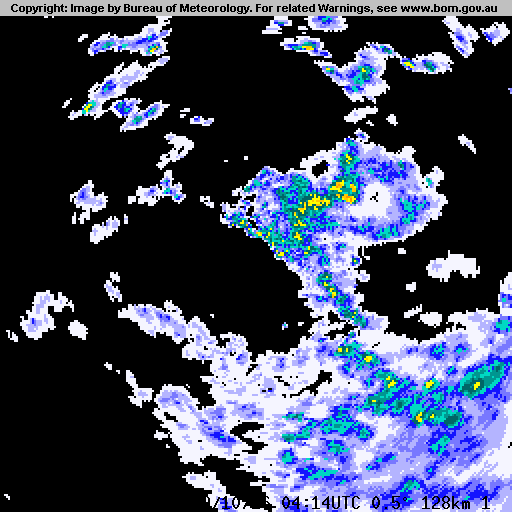
#> input picture frames/IDR083.T.202610190414.png, 512 x 512 px; its folder holds only this picture in this run
$ python -i audit-aura-gympie-st0027-doppler.py   (imports and definitions only)
#> lines starting #> are read from the running program, lines starting #| are printed output that depends on the picture
#!/usr/bin/env python3
"""Research-only Level-1 radial-velocity assessment around historic ST0027.

Actual radar gates from NCI AURA 8_20251124.pvol.zip, not web-image colours.
No velocity dealiasing or tornado declaration. Apply reflectivity QC (>=20dBZ)
and radar gate proximity to two flagged shape centres. Do not mix elevations.
"""
from __future__ import annotations
import csv
import json
import math
import sys
from pathlib import Path

import h5py
import numpy as np
from PIL import Image, ImageDraw

# Source data and coordinate conventions follow existing measured AURA scripts.
# [1 line that did not run here, left out]
# [1 line that did not run here, left out]
# [1 line that did not run here, left out]
# [1 line that did not run here, left out]

RADAR_LAT = -25.95733
RADAR_LON = 152.57692
# ST0027 two consecutive experimental *reflectivity-shape* detections, not
# a verified mesocyclone or confirmed tornado. AEST 16:00 and 16:05.
CANDIDATES = {
    "20251124_060000": (-26.3899658834032, 153.11893430002428),
    "20251124_060500": (-26.33625414630085, 153.11393877652174)
}
MID = ((CANDIDATES["20251124_060000"][0] + CANDIDATES["20251124_060500"][0]) / 2,
       (CANDIDATES["20251124_060000"][1] + CANDIDATES["20251124_060500"][1]) / 2)
VIEW_KM = 13
RADII_KM = [3, 5, 8, 12]
REFLECTIVITY_GATE_MIN = 20.0
SPEED_MIN = 12.0
MAX_DISPLAY_MPS = 55.0

# [161 lines left out: functions xy_km, radar_gate_positions, find_same_sweep, descriptive_velocity, plot_field, evaluate, not called in this run]

def main(src,dst):
    dst.mkdir(parents=True,exist_ok=True)
    paths=sorted(src.glob("8_20251124_*.pvol.h5"))
    if not paths:raise RuntimeError("No real historical HDF5 volumes; cannot assess Doppler")
    rows=[]
    for p in paths:
        key=p.stem.split("_")[-1][:6]
        if "053000" <= key <= "063000":
            result=evaluate(p,dst)
            rows.append(result)
            print("DOPPLER_QC",result["observed_utc"],
                  "5km",json.dumps(result.get("neighbourhoods_km",{}).get("5",{})),
                  "spatial_support",json.dumps(result.get("compact_opposite_sign_support",{})),
                  flush=True)
    selected=[r for r in rows if r.get("shape_candidate_at_this_timestamp")]
    if len(selected)!=2:
        raise RuntimeError("Missing one or more actual timestamp-matched ST0027 scan(s)")
    report={
       "analysis_name":"StormTrackerGympieST0027RawDopplerResearchV1",
       "dataset":"AURA Level 1, Gympie radar 8, 24 Nov 2025",
       "candidate_points":CANDIDATES,
       "minimum_quality_reflectivity_dbz":REFLECTIVITY_GATE_MIN,
       "uncertainty":"No velocity dealiasing, motion subtraction, 3D rotation retrieval, Nyquist instrument validation, or independent tornado ground truth. This is not a BoM warning or 90 km/h gust alert.",
       "interpretation_gate":"Do not infer rotation from maximum speeds or positive/negative gates alone; manually examine co-located radial couplet in multiple scans and elevations.",
       "observed_scans_assessed":len(rows),
       "rows":rows
    }
    (dst/"st0027_doppler_evidence.json").write_text(json.dumps(report,indent=2,default=str)+"\n")
    with (dst/"st0027_doppler_summary.csv").open("w",newline="") as output:
       writer=csv.writer(output)
       writer.writerow(["scan_utc","target_flag","elevation_deg","range_km","5km_valid_gate_count","5km_positive_ge12mps","5km_negative_le-12mps","minimum_sign_distance_km"])
       for x in rows:
          d=x.get("neighbourhoods_km",{}).get("5",{})
          c=x.get("compact_opposite_sign_support",{})
          writer.writerow([x["observed_utc"],x["shape_candidate_at_this_timestamp"],x.get("scan_elevation_deg"),
              x.get("radar_to_centroid_km"),d.get("gates"),d.get("positive_gates"),d.get("negative_gates"),
              c.get("nearest_opposite_sign_km")])
    print("RESEARCH_DOPPLER_COMPLETE",len(rows),"authentic volumes examined, 2 matching experimental reflectivity candidate timestamps",flush=True)

# [4 lines not run here, left out]

>>> import cv2
>>> picture = cv2.imread('../frames/IDR083.T.202610190414.png', cv2.IMREAD_GRAYSCALE)
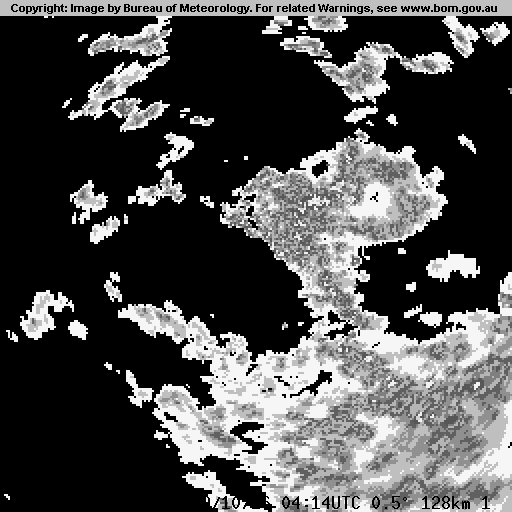
#> picture: shape (512, 512); min 0, max 246, mean 76
>>> result = main(picture, 'out.png')
#> (the run stopped early here; a loop or call above may not have finished)

$ run again, on frames/IDR083.T.202610191144.png
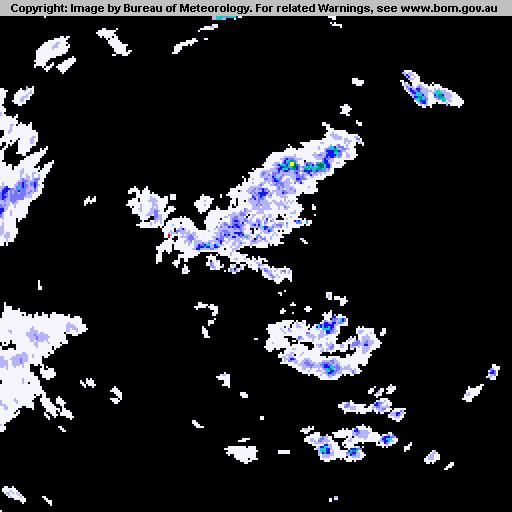
#> input picture frames/IDR083.T.202610191144.png, 512 x 512 px
#> `picture = cv2.imread('../frames/IDR083.T.202610190414.png', cv2.IMREAD..`:
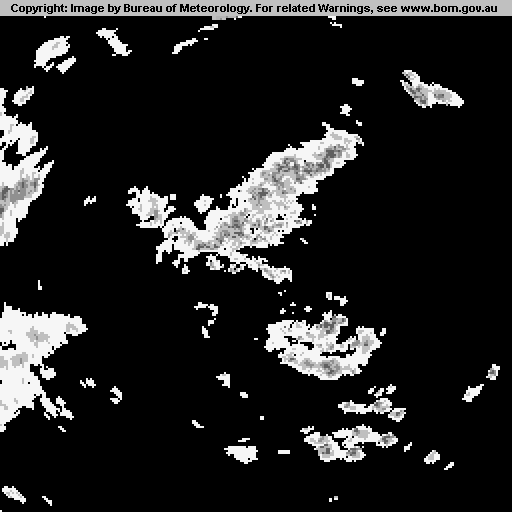
#> picture: shape (512, 512); min 0, max 246, mean 35

$ run again, on frames/IDR1063.T.202610190654.png
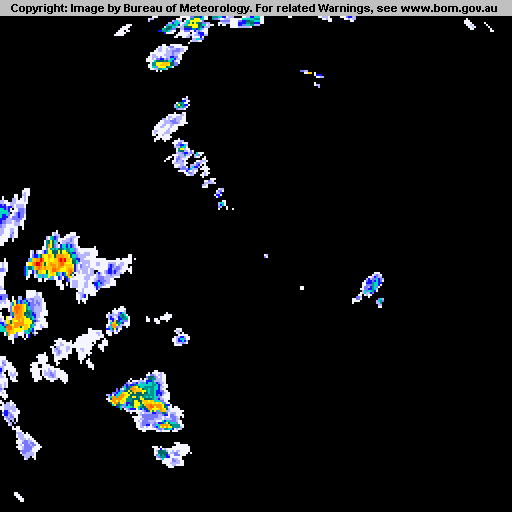
#> input picture frames/IDR1063.T.202610190654.png, 512 x 512 px
#> `picture = cv2.imread('../frames/IDR083.T.202610190414.png', cv2.IMREAD..`:
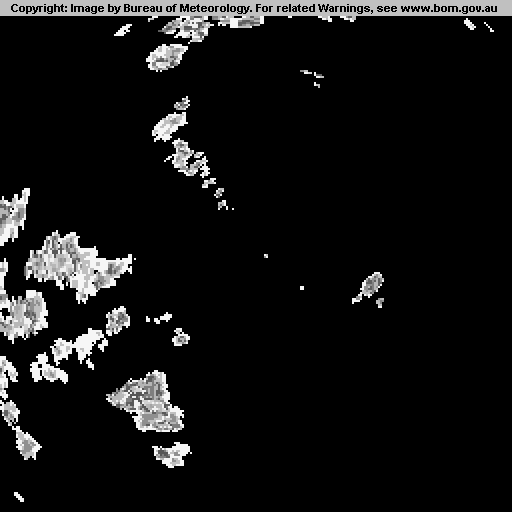
#> picture: shape (512, 512); min 0, max 246, mean 19.3

$ run again, on frames/IDR1063.T.202610190914.png
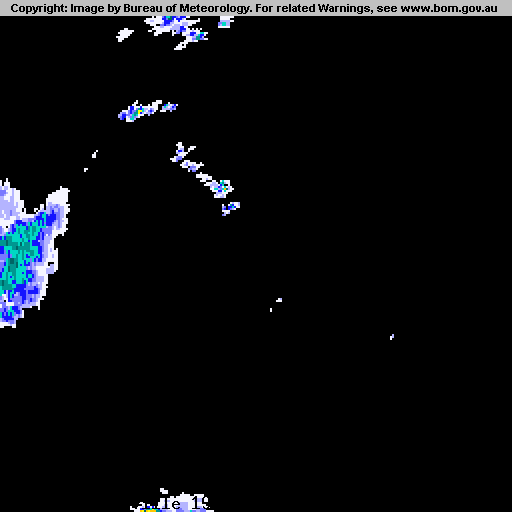
#> input picture frames/IDR1063.T.202610190914.png, 512 x 512 px
#> `picture = cv2.imread('../frames/IDR083.T.202610190414.png', cv2.IMREAD..`:
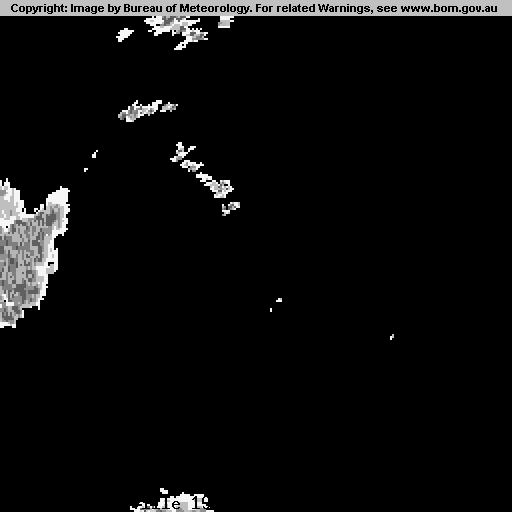
#> picture: shape (512, 512); min 0, max 246, mean 12.2
